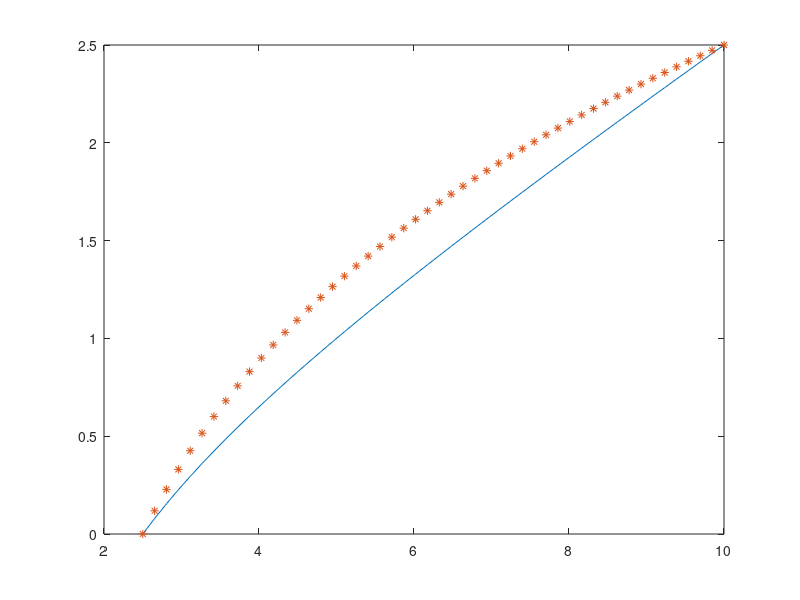

This chart was generated by the following MATLAB code:
clear; clc; close all;

% Description: Solves a second order differential equation using finite
% difference method

R = 10;
k = 0.25;

rStart = k*R; rEnd = R;
N = 50      ;
dr = (rEnd-rStart)/(N-1);
vStart = 0;
vEnd = 2.5;

r = rStart:dr:rEnd;

% Coefficients
LC = r(2:end-1)/dr^2 - (1./r(2:end-1) + 1)*1/2/dr;
CC = -2*r(2:end-1)/dr^2 - 1./r(2:end-1).^2;
RC = r(2:end-1)/dr^2 + (1./r(2:end-1) + 1)*1/2/dr;

% Pad the arrays
LC = [LC 0];
RC = [0 RC];
CC = [0 CC 0];

% Coefficient matrix
Au = diag(RC.*ones(1,N-1),1);
Am = diag(CC.*ones(1,N),0);
Al = diag(LC.*ones(1,N-1),-1);

A = Au+Am+Al;

A(1,1) = 1;
A(end,end) = 1;

b = zeros(N,1);
b(1) = vStart;
b(end) = vEnd;

vAn = @(r) vEnd*R*(rStart./r - r/rStart)/(k-1/k);

vn = A\b;

plot(r,vAn(r)/10)
hold on
plot(r,vn,'*')
